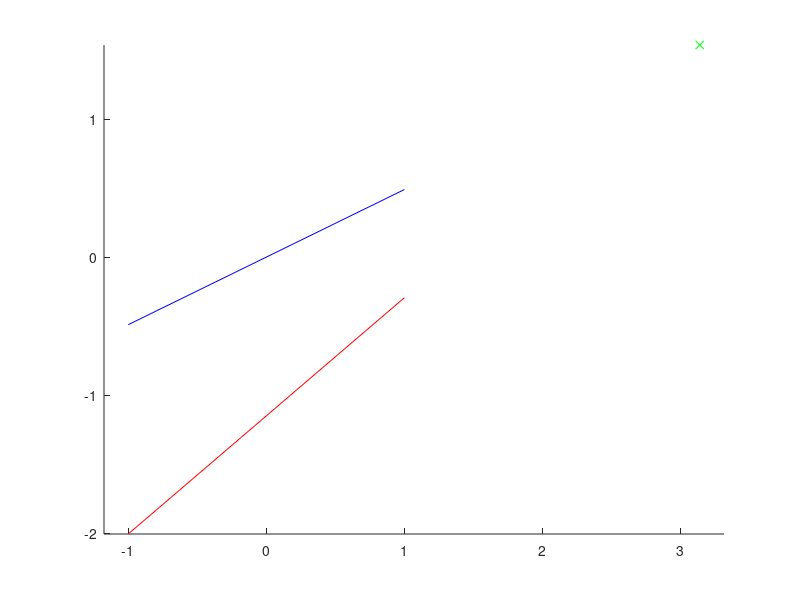

MATLAB code for this plot:
clc
clear all

N=1;
r=randn(N,6);

figure(1)
clf
hold on

for k=1:N
    to=r(k,1:2);
    td=r(k,3:4);
    tkp=r(k,5:6);
    
    Mkp=tkp(2)/tkp(1);
    Md=td(2)/td(1);
    
    x=(to(2)-Mkp*to(1))/(Md-Mkp)
    
    kp=norm([x Md*x]-to)/norm(tkp)
    
    plot([-1 1], [-Md Md],'b',[-1 1],[(-1-to(1))*Mkp+to(2) (1-to(1))*Mkp+to(2)],'r',x,x*Md,'gx')
end

axis equal
    